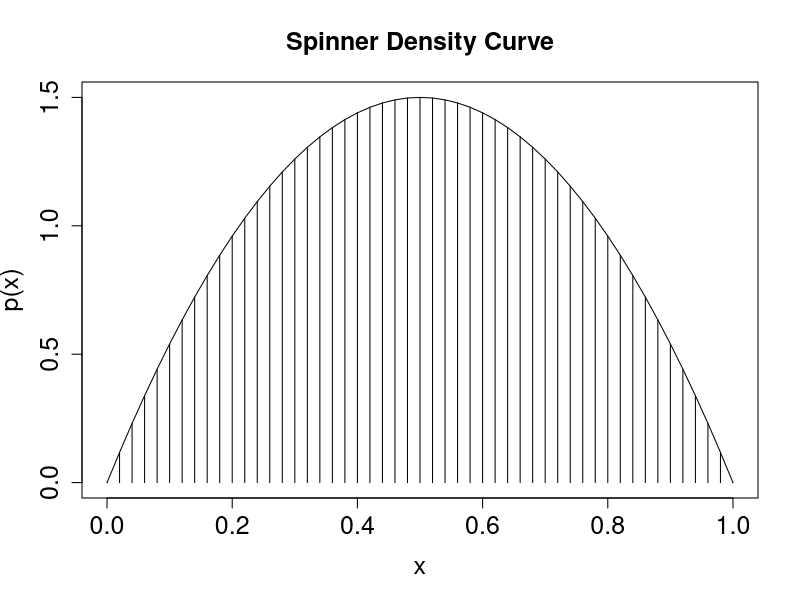

Write the R code that produced this figure.
# Consider a spinner with a [0,1] scale on its circumfrence. Suppose that the
# spinner is biased, such that its prob density function is p(x) = 6x(1-x) over
# the interval [0,1]



# Graph of above probability density function, with comb of intervals.
xlow  = 0 # Specify low end of x-axis.
xhigh = 1 # Specify high end of x-axis.
dx = 0.02                 # Specify interval width on x-axis

# Specify comb points along the x axis:
x = seq( from = xlow , to = xhigh , by = dx )

# Compute y values, i.e., probability density at each value of x:
y = (6 * x) * (1 - x)

# Plot the function. "plot" draws the intervals. "lines" draws the bell curve.
plot( x , y , type="h" , lwd=1 , cex.axis=1.5
	, xlab="x" , ylab="p(x)" , cex.lab=1.5
	, main="Spinner Density Curve" , cex.main=1.5 )
lines( x , y )

# Approximate the integral as the sum of width * height for each interval.
# Exact integral of 6x(1-x) = 6(x - x^2)-> integral= 6(x^2/2 -x^3/3), from 1 to 0
# = 6[(1/2 - 1/3) - (0)] = 6(1/6)=1
area = sum( dx * y )

# Display info in graph


# Save the plot to an EPS file.
# dev.copy2eps( file = "IntegralOfDensity.eps" )
